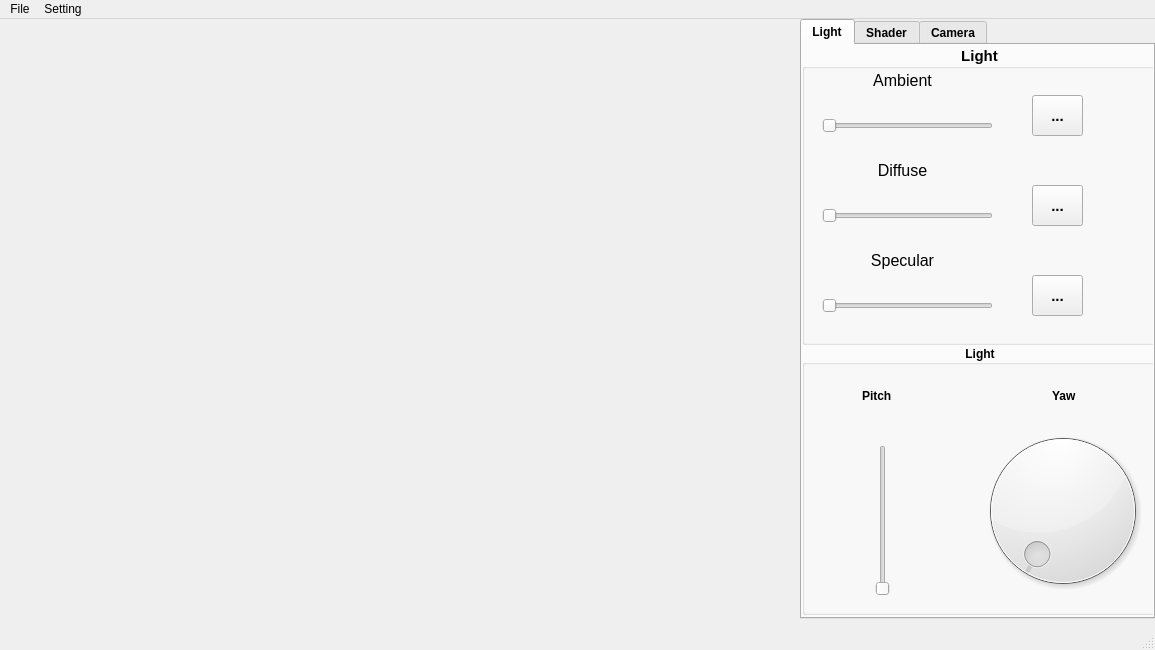
<?xml version="1.0" encoding="UTF-8"?>
<ui version="4.0">
 <class>Widget</class>
 <widget class="QMainWindow" name="Widget">
  <property name="geometry">
   <rect>
    <x>0</x>
    <y>0</y>
    <width>1155</width>
    <height>650</height>
   </rect>
  </property>
  <property name="windowTitle">
   <string>SoftRenderer</string>
  </property>
  <property name="windowIcon">
   <iconset theme="QIcon::ThemeIcon::Computer"/>
  </property>
  <widget class="QWidget" name="centralwidget">
   <widget class="QTabWidget" name="tabWidget">
    <property name="geometry">
     <rect>
      <x>800</x>
      <y>0</y>
      <width>355</width>
      <height>600</height>
     </rect>
    </property>
    <property name="sizePolicy">
     <sizepolicy hsizetype="Expanding" vsizetype="Expanding">
      <horstretch>0</horstretch>
      <verstretch>0</verstretch>
     </sizepolicy>
    </property>
    <property name="font">
     <font>
      <bold>true</bold>
     </font>
    </property>
    <property name="mouseTracking">
     <bool>false</bool>
    </property>
    <property name="currentIndex">
     <number>0</number>
    </property>
    <widget class="QWidget" name="Tab1">
     <property name="enabled">
      <bool>true</bool>
     </property>
     <property name="minimumSize">
      <size>
       <width>355</width>
       <height>600</height>
      </size>
     </property>
     <property name="maximumSize">
      <size>
       <width>355</width>
       <height>600</height>
      </size>
     </property>
     <property name="font">
      <font>
       <bold>false</bold>
      </font>
     </property>
     <property name="toolTip">
      <string>Color</string>
     </property>
     <property name="statusTip">
      <string/>
     </property>
     <attribute name="title">
      <string>Light</string>
     </attribute>
     <widget class="QGroupBox" name="groupBox">
      <property name="geometry">
       <rect>
        <x>0</x>
        <y>0</y>
        <width>356</width>
        <height>300</height>
       </rect>
      </property>
      <property name="minimumSize">
       <size>
        <width>356</width>
        <height>300</height>
       </size>
      </property>
      <property name="maximumSize">
       <size>
        <width>356</width>
        <height>300</height>
       </size>
      </property>
      <property name="font">
       <font>
        <pointsize>11</pointsize>
        <bold>true</bold>
       </font>
      </property>
      <property name="title">
       <string>Light</string>
      </property>
      <property name="alignment">
       <set>Qt::AlignmentFlag::AlignCenter</set>
      </property>
      <widget class="QToolButton" name="AmbientButton">
       <property name="geometry">
        <rect>
         <x>230</x>
         <y>50</y>
         <width>51</width>
         <height>41</height>
        </rect>
       </property>
       <property name="text">
        <string>...</string>
       </property>
      </widget>
      <widget class="QLabel" name="Ambientlabel">
       <property name="geometry">
        <rect>
         <x>50</x>
         <y>20</y>
         <width>101</width>
         <height>31</height>
        </rect>
       </property>
       <property name="font">
        <font>
         <pointsize>12</pointsize>
         <bold>false</bold>
        </font>
       </property>
       <property name="text">
        <string>Ambient</string>
       </property>
       <property name="alignment">
        <set>Qt::AlignmentFlag::AlignCenter</set>
       </property>
      </widget>
      <widget class="QSlider" name="AmbientSlider">
       <property name="geometry">
        <rect>
         <x>20</x>
         <y>50</y>
         <width>171</width>
         <height>61</height>
        </rect>
       </property>
       <property name="orientation">
        <enum>Qt::Orientation::Horizontal</enum>
       </property>
      </widget>
      <widget class="QToolButton" name="DiffuseButton">
       <property name="geometry">
        <rect>
         <x>230</x>
         <y>140</y>
         <width>51</width>
         <height>41</height>
        </rect>
       </property>
       <property name="text">
        <string>...</string>
       </property>
      </widget>
      <widget class="QLabel" name="Diffuselabel">
       <property name="geometry">
        <rect>
         <x>50</x>
         <y>110</y>
         <width>101</width>
         <height>31</height>
        </rect>
       </property>
       <property name="font">
        <font>
         <pointsize>12</pointsize>
         <bold>false</bold>
        </font>
       </property>
       <property name="text">
        <string>Diffuse</string>
       </property>
       <property name="alignment">
        <set>Qt::AlignmentFlag::AlignCenter</set>
       </property>
      </widget>
      <widget class="QSlider" name="DiffuseSlider">
       <property name="geometry">
        <rect>
         <x>20</x>
         <y>140</y>
         <width>171</width>
         <height>61</height>
        </rect>
       </property>
       <property name="orientation">
        <enum>Qt::Orientation::Horizontal</enum>
       </property>
      </widget>
      <widget class="QToolButton" name="SpecularButton">
       <property name="geometry">
        <rect>
         <x>230</x>
         <y>230</y>
         <width>51</width>
         <height>41</height>
        </rect>
       </property>
       <property name="text">
        <string>...</string>
       </property>
      </widget>
      <widget class="QLabel" name="Specularlabel">
       <property name="geometry">
        <rect>
         <x>50</x>
         <y>200</y>
         <width>101</width>
         <height>31</height>
        </rect>
       </property>
       <property name="font">
        <font>
         <pointsize>12</pointsize>
         <bold>false</bold>
        </font>
       </property>
       <property name="text">
        <string>Specular</string>
       </property>
       <property name="alignment">
        <set>Qt::AlignmentFlag::AlignCenter</set>
       </property>
      </widget>
      <widget class="QSlider" name="SpecularSlider">
       <property name="geometry">
        <rect>
         <x>20</x>
         <y>230</y>
         <width>171</width>
         <height>61</height>
        </rect>
       </property>
       <property name="orientation">
        <enum>Qt::Orientation::Horizontal</enum>
       </property>
      </widget>
     </widget>
     <widget class="QGroupBox" name="groupBox_5">
      <property name="geometry">
       <rect>
        <x>0</x>
        <y>300</y>
        <width>356</width>
        <height>270</height>
       </rect>
      </property>
      <property name="minimumSize">
       <size>
        <width>356</width>
        <height>270</height>
       </size>
      </property>
      <property name="maximumSize">
       <size>
        <width>365</width>
        <height>270</height>
       </size>
      </property>
      <property name="font">
       <font>
        <bold>true</bold>
       </font>
      </property>
      <property name="title">
       <string>Light</string>
      </property>
      <property name="alignment">
       <set>Qt::AlignmentFlag::AlignCenter</set>
      </property>
      <widget class="QDial" name="Yawdial">
       <property name="geometry">
        <rect>
         <x>170</x>
         <y>70</y>
         <width>181</width>
         <height>191</height>
        </rect>
       </property>
      </widget>
      <widget class="QLabel" name="Nearlabel_3">
       <property name="geometry">
        <rect>
         <x>250</x>
         <y>20</y>
         <width>91</width>
         <height>61</height>
        </rect>
       </property>
       <property name="font">
        <font>
         <bold>true</bold>
        </font>
       </property>
       <property name="text">
        <string>Yaw</string>
       </property>
      </widget>
      <widget class="QLabel" name="Nearlabel_2">
       <property name="geometry">
        <rect>
         <x>60</x>
         <y>20</y>
         <width>91</width>
         <height>61</height>
        </rect>
       </property>
       <property name="font">
        <font>
         <bold>true</bold>
        </font>
       </property>
       <property name="text">
        <string>Pitch</string>
       </property>
      </widget>
      <widget class="QSlider" name="PitchSlider">
       <property name="geometry">
        <rect>
         <x>60</x>
         <y>100</y>
         <width>41</width>
         <height>151</height>
        </rect>
       </property>
       <property name="orientation">
        <enum>Qt::Orientation::Vertical</enum>
       </property>
      </widget>
     </widget>
    </widget>
    <widget class="QWidget" name="Tab2">
     <property name="minimumSize">
      <size>
       <width>355</width>
       <height>600</height>
      </size>
     </property>
     <property name="maximumSize">
      <size>
       <width>355</width>
       <height>600</height>
      </size>
     </property>
     <property name="accessibleName">
      <string notr="true"/>
     </property>
     <attribute name="title">
      <string>Shader</string>
     </attribute>
     <widget class="QGroupBox" name="groupBox_3">
      <property name="geometry">
       <rect>
        <x>0</x>
        <y>0</y>
        <width>355</width>
        <height>181</height>
       </rect>
      </property>
      <property name="title">
       <string>Mode</string>
      </property>
      <property name="alignment">
       <set>Qt::AlignmentFlag::AlignCenter</set>
      </property>
      <widget class="QCheckBox" name="VertexCheckBox">
       <property name="geometry">
        <rect>
         <x>110</x>
         <y>70</y>
         <width>131</width>
         <height>51</height>
        </rect>
       </property>
       <property name="font">
        <font>
         <bold>false</bold>
        </font>
       </property>
       <property name="text">
        <string>ShaderVertex</string>
       </property>
       <property name="shortcut">
        <string notr="true"/>
       </property>
      </widget>
      <widget class="QCheckBox" name="MeshcheckBox">
       <property name="geometry">
        <rect>
         <x>110</x>
         <y>20</y>
         <width>131</width>
         <height>51</height>
        </rect>
       </property>
       <property name="font">
        <font>
         <pointsize>11</pointsize>
         <bold>false</bold>
        </font>
       </property>
       <property name="text">
        <string>ShaderMesh</string>
       </property>
       <property name="iconSize">
        <size>
         <width>16</width>
         <height>16</height>
        </size>
       </property>
       <property name="autoRepeatDelay">
        <number>300</number>
       </property>
       <property name="tristate">
        <bool>false</bool>
       </property>
      </widget>
      <widget class="QCheckBox" name="RasterizationCheckBox">
       <property name="geometry">
        <rect>
         <x>110</x>
         <y>120</y>
         <width>131</width>
         <height>51</height>
        </rect>
       </property>
       <property name="font">
        <font>
         <pointsize>11</pointsize>
         <bold>false</bold>
        </font>
       </property>
       <property name="text">
        <string>Rasterization</string>
       </property>
       <property name="iconSize">
        <size>
         <width>16</width>
         <height>16</height>
        </size>
       </property>
       <property name="autoRepeatDelay">
        <number>300</number>
       </property>
       <property name="tristate">
        <bool>false</bool>
       </property>
      </widget>
     </widget>
     <widget class="QGroupBox" name="groupBox_2">
      <property name="geometry">
       <rect>
        <x>0</x>
        <y>210</y>
        <width>355</width>
        <height>150</height>
       </rect>
      </property>
      <property name="minimumSize">
       <size>
        <width>355</width>
        <height>150</height>
       </size>
      </property>
      <property name="maximumSize">
       <size>
        <width>355</width>
        <height>150</height>
       </size>
      </property>
      <property name="title">
       <string>ModelData</string>
      </property>
      <property name="alignment">
       <set>Qt::AlignmentFlag::AlignCenter</set>
      </property>
      <widget class="QLabel" name="VertexNumber">
       <property name="geometry">
        <rect>
         <x>150</x>
         <y>100</y>
         <width>131</width>
         <height>31</height>
        </rect>
       </property>
       <property name="text">
        <string/>
       </property>
      </widget>
      <widget class="QLabel" name="TriangleNumber">
       <property name="geometry">
        <rect>
         <x>150</x>
         <y>40</y>
         <width>131</width>
         <height>31</height>
        </rect>
       </property>
       <property name="text">
        <string/>
       </property>
      </widget>
      <widget class="QLabel" name="TriangleNumberlabel">
       <property name="geometry">
        <rect>
         <x>10</x>
         <y>40</y>
         <width>131</width>
         <height>31</height>
        </rect>
       </property>
       <property name="font">
        <font>
         <bold>false</bold>
        </font>
       </property>
       <property name="text">
        <string>TriangleNumber : </string>
       </property>
      </widget>
      <widget class="QLabel" name="VertexNumberlabel">
       <property name="geometry">
        <rect>
         <x>10</x>
         <y>100</y>
         <width>121</width>
         <height>31</height>
        </rect>
       </property>
       <property name="font">
        <font>
         <bold>false</bold>
        </font>
       </property>
       <property name="text">
        <string>VertexNumber : </string>
       </property>
      </widget>
     </widget>
    </widget>
    <widget class="QWidget" name="Tab3">
     <property name="minimumSize">
      <size>
       <width>355</width>
       <height>600</height>
      </size>
     </property>
     <property name="maximumSize">
      <size>
       <width>355</width>
       <height>600</height>
      </size>
     </property>
     <attribute name="title">
      <string>Camera</string>
     </attribute>
     <widget class="QGroupBox" name="groupBox_4">
      <property name="geometry">
       <rect>
        <x>0</x>
        <y>0</y>
        <width>355</width>
        <height>400</height>
       </rect>
      </property>
      <property name="minimumSize">
       <size>
        <width>355</width>
        <height>400</height>
       </size>
      </property>
      <property name="maximumSize">
       <size>
        <width>355</width>
        <height>400</height>
       </size>
      </property>
      <property name="title">
       <string>CameraData</string>
      </property>
      <property name="alignment">
       <set>Qt::AlignmentFlag::AlignCenter</set>
      </property>
      <widget class="QSlider" name="NearSlider">
       <property name="geometry">
        <rect>
         <x>70</x>
         <y>100</y>
         <width>221</width>
         <height>61</height>
        </rect>
       </property>
       <property name="orientation">
        <enum>Qt::Orientation::Horizontal</enum>
       </property>
      </widget>
      <widget class="QLabel" name="Fovlabel">
       <property name="geometry">
        <rect>
         <x>20</x>
         <y>40</y>
         <width>91</width>
         <height>61</height>
        </rect>
       </property>
       <property name="text">
        <string>Fov</string>
       </property>
      </widget>
      <widget class="QLabel" name="Nearlabel">
       <property name="geometry">
        <rect>
         <x>20</x>
         <y>100</y>
         <width>91</width>
         <height>61</height>
        </rect>
       </property>
       <property name="text">
        <string>Near</string>
       </property>
      </widget>
      <widget class="QSlider" name="FovSlider">
       <property name="geometry">
        <rect>
         <x>70</x>
         <y>40</y>
         <width>221</width>
         <height>61</height>
        </rect>
       </property>
       <property name="orientation">
        <enum>Qt::Orientation::Horizontal</enum>
       </property>
      </widget>
      <widget class="QLabel" name="Fovlabel_val">
       <property name="geometry">
        <rect>
         <x>290</x>
         <y>60</y>
         <width>51</width>
         <height>21</height>
        </rect>
       </property>
       <property name="text">
        <string/>
       </property>
      </widget>
      <widget class="QLabel" name="Nearlabel_val">
       <property name="geometry">
        <rect>
         <x>290</x>
         <y>120</y>
         <width>51</width>
         <height>21</height>
        </rect>
       </property>
       <property name="text">
        <string/>
       </property>
      </widget>
     </widget>
    </widget>
   </widget>
   <widget class="RenderWidget" name="renderWidget" native="true">
    <property name="geometry">
     <rect>
      <x>0</x>
      <y>0</y>
      <width>800</width>
      <height>600</height>
     </rect>
    </property>
    <property name="minimumSize">
     <size>
      <width>800</width>
      <height>600</height>
     </size>
    </property>
    <property name="maximumSize">
     <size>
      <width>800</width>
      <height>600</height>
     </size>
    </property>
   </widget>
  </widget>
  <widget class="QMenuBar" name="menubar">
   <property name="geometry">
    <rect>
     <x>0</x>
     <y>0</y>
     <width>1155</width>
     <height>27</height>
    </rect>
   </property>
   <widget class="QMenu" name="menuFile">
    <property name="title">
     <string>File</string>
    </property>
    <addaction name="actionopen_file"/>
    <addaction name="actionsave_image"/>
    <addaction name="actionexit"/>
   </widget>
   <widget class="QMenu" name="menuSetting">
    <property name="title">
     <string>Setting</string>
    </property>
    <addaction name="actionMultithread"/>
    <addaction name="actionFaceCulling"/>
    <addaction name="actionSIMD"/>
    <addaction name="actionTexture"/>
   </widget>
   <addaction name="menuFile"/>
   <addaction name="menuSetting"/>
  </widget>
  <widget class="QStatusBar" name="statusbar"/>
  <action name="actionopen_file">
   <property name="text">
    <string>Open File</string>
   </property>
  </action>
  <action name="actionsave_image">
   <property name="text">
    <string>Save Image</string>
   </property>
  </action>
  <action name="actionexit">
   <property name="text">
    <string>Exit</string>
   </property>
  </action>
  <action name="actionMultithread">
   <property name="checkable">
    <bool>true</bool>
   </property>
   <property name="text">
    <string>MultiThread</string>
   </property>
  </action>
  <action name="actionFaceCulling">
   <property name="checkable">
    <bool>true</bool>
   </property>
   <property name="checked">
    <bool>false</bool>
   </property>
   <property name="text">
    <string>FaceCulling</string>
   </property>
  </action>
  <action name="actionSIMD">
   <property name="checkable">
    <bool>true</bool>
   </property>
   <property name="text">
    <string>SIMD</string>
   </property>
  </action>
  <action name="actionTexture">
   <property name="checkable">
    <bool>true</bool>
   </property>
   <property name="text">
    <string>Texture</string>
   </property>
  </action>
 </widget>
 <customwidgets>
  <customwidget>
   <class>RenderWidget</class>
   <extends>QWidget</extends>
   <header>RenderWidget.h</header>
   <container>1</container>
  </customwidget>
 </customwidgets>
 <resources/>
 <connections/>
</ui>
